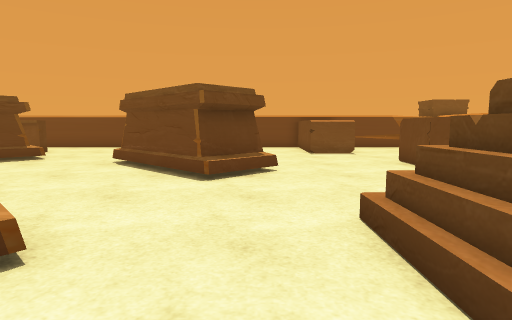
view 1 (above)

24 first-person views from a walk through a Unity game level. The camera is 1.3 m above the floor, tilts 6° down and sees 75° across. The floor is counted in squares, 1 m on a side. Each view is taken from the middle of a square. On the plan, view 1 faces up. The plan holds only what a view shows up to about 14 squares ahead; the rest is blank. The player character is not drawn. Some surface patterns are stand-ins.

view 2
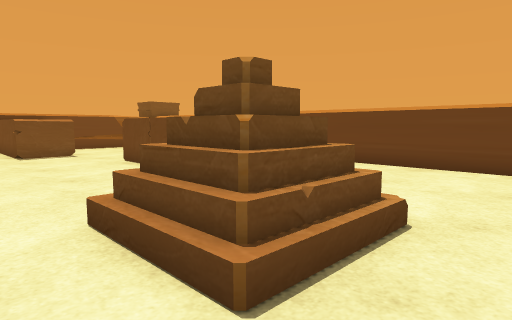

view 3
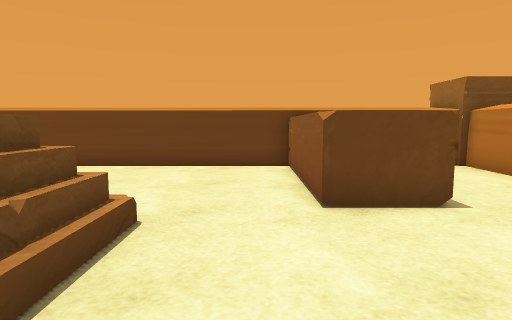

view 4
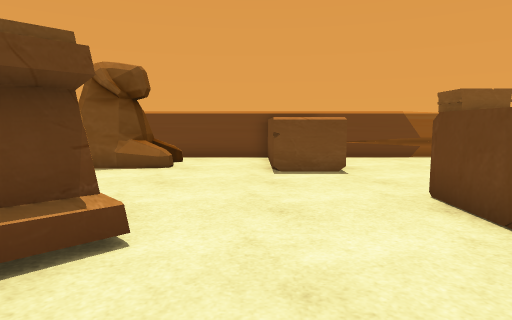

view 5
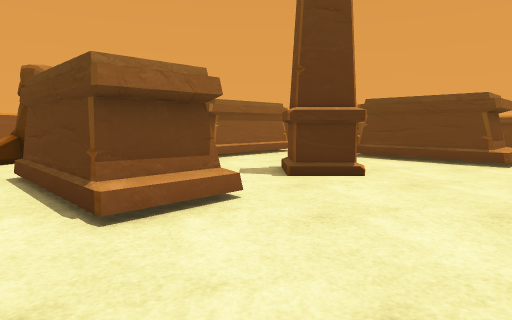

view 6
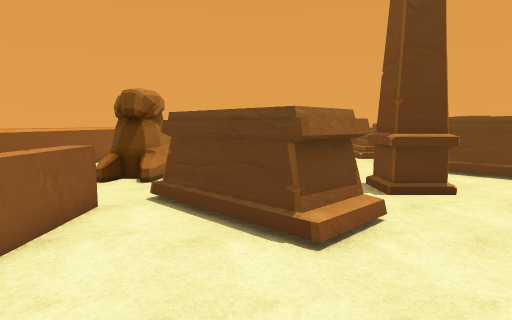

view 7
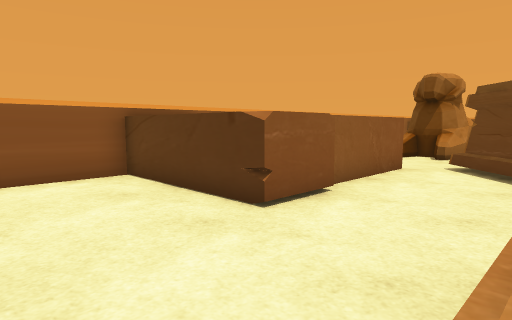

view 8
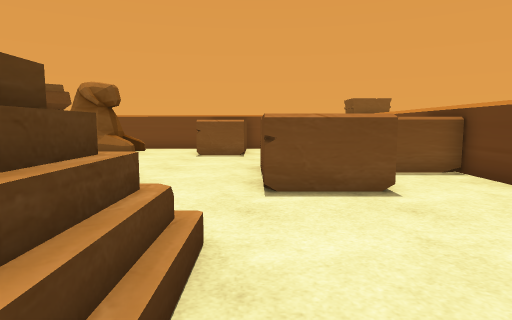

view 9
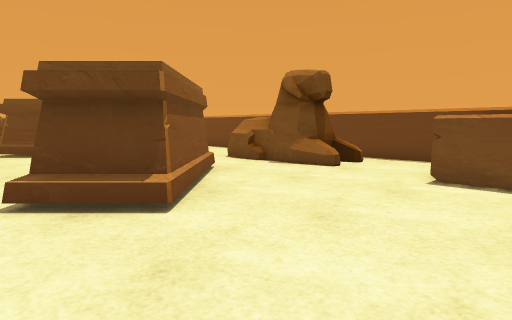

view 10
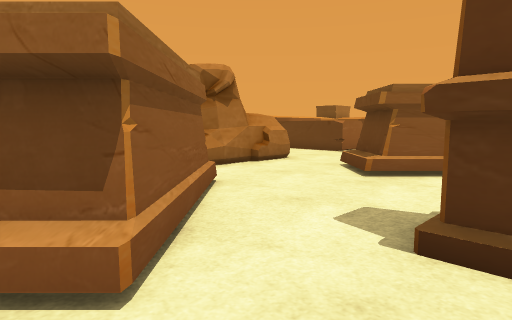

view 11
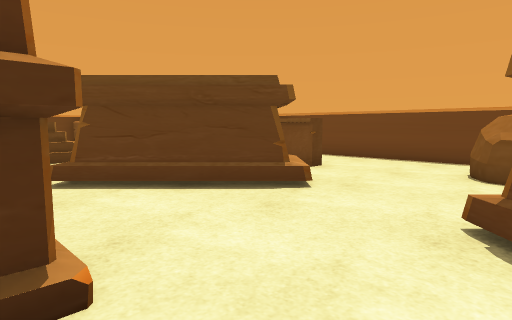

view 12
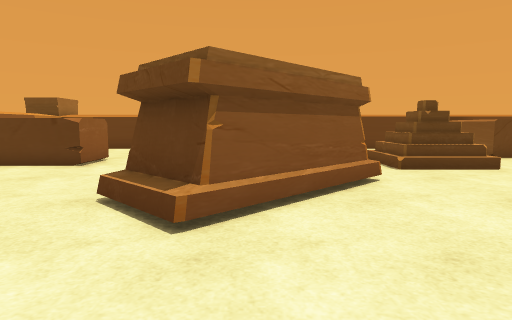

view 13
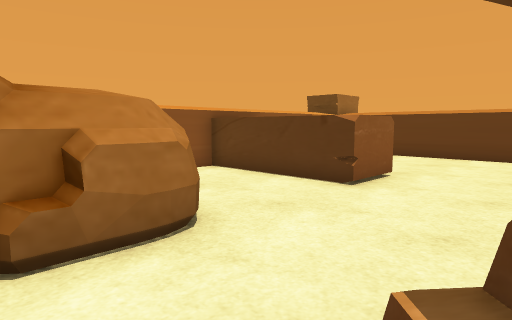

view 14
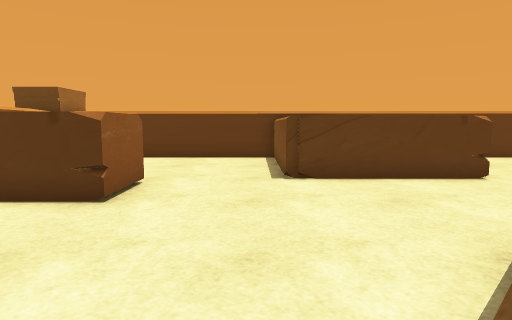

view 15
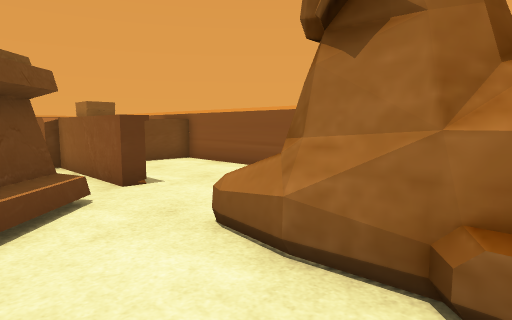

view 16
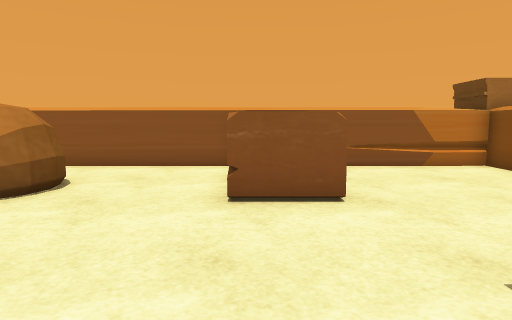

view 17
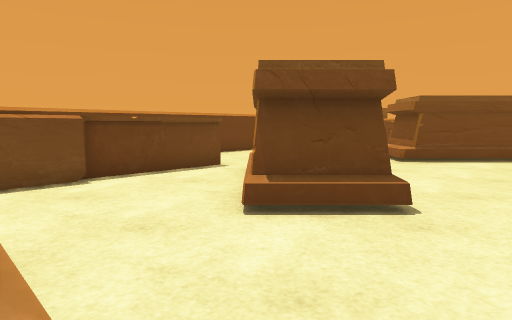

view 18
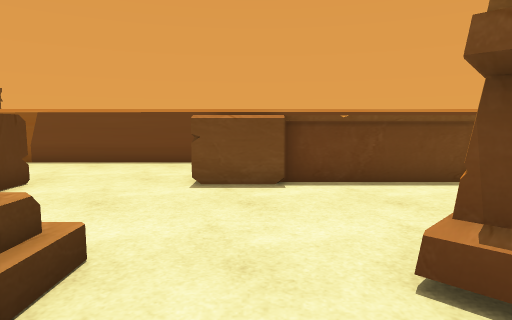

view 19
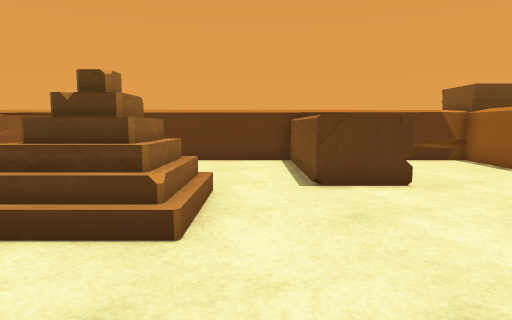

view 20
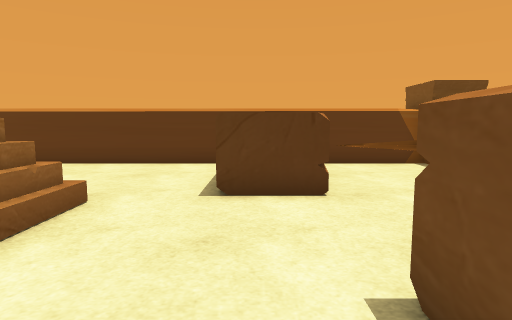

view 21
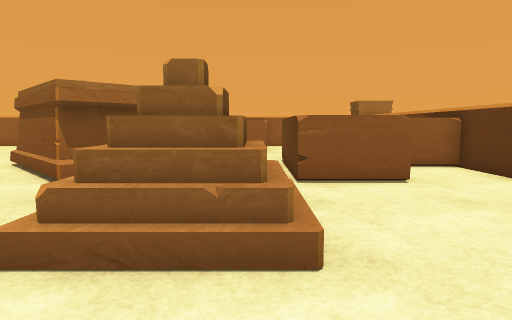

view 22
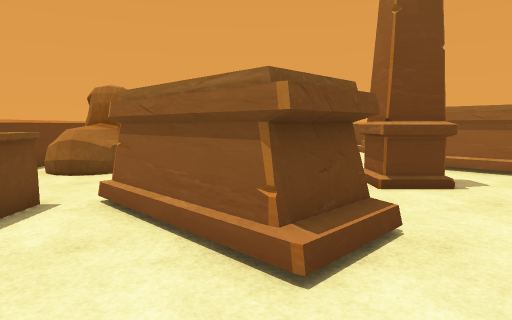

view 23
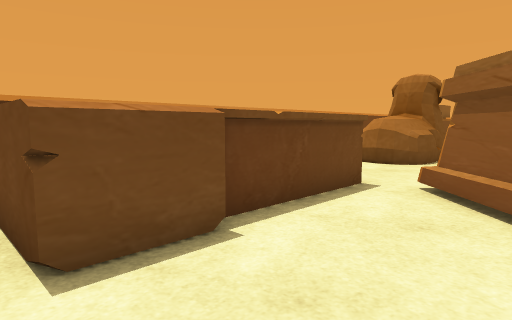

view 24
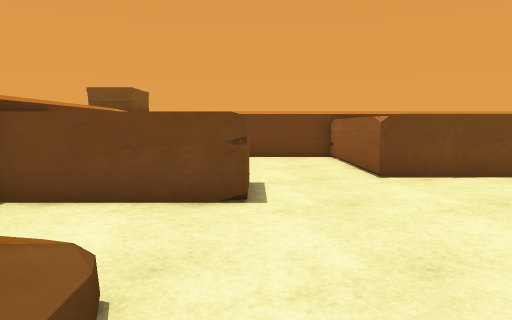

### Floor plan
Key: @ floor where view 1 was taken; # wall or solid block; . floor; / step, stairs or slope; ^ raised ledge; O other object.
Columns run from 25 left of view 1 to 11 right of it. Each row starts with its distance up from view 1.
 20 ###################################
 19 #........    .........  ....^  ....
 18 #........     .....OOOOOO...^ ....
 17 #........^    .....OOOOO....^ ....
 16 #........^ ^^^^^...OOOOO....^ ...
 15 ^    ^...^^.................^^......#
 14 ^    ^.........O....................#
 13 ^^^^^.........OOO.....O.............#
 12 ^............OOOO....OOO......#^^^^^^
 11 ^.....///...OOOO.....OOOO.....^     ^
 10 ^.....  /...OOO.......OOOO....^   ^^^
  9 ^.....  /....O.........OOO....^  ...#
  8 ^.....  /........##.....O.....^^^...#
  7 ^...... .........##.................#
  6 ^..^^^..  OO.....##......... .......#
  5 ^..  ^...OOOO............... .......#
  4 ^^   ^....  OO......OO.....  /......#
  3 ^    ^.....  OO....OOOO....  /......#
  2 ^^^^^^......OO....OO OO....///......#
  1 #.................O OO..............#
  0 #.................OOO....@..........#
 -1 #...........OO.................^^^^^^
 -2 #.....^^...OOOOOO...^^^^^^^...^     ^
 -3 #..... ^...OOOOOO.....    ^...^^    ^
 -4 #..... ^....   O   .....  ^......
 -5 ^....  ^.....       ....^ ^... ....
 -6 #....  ^......       ...^ ^...  ....#
 -7 ##############################    ###

Where each view was taken, in squares from view 1:
view 1: 0 up, 0 right, facing up
view 2: 0 up, 0 right, facing up-right
view 3: 0 up, 0 right, facing right
view 4: 6 up, 2 right, facing up
view 5: 5 up, 2 right, facing left
view 6: 2 up, 3 right, facing left
view 7: 2 up, 5 right, facing down-left
view 8: 1 up, 5 right, facing up
view 9: 7 up, 5 right, facing up-left
view 10: 7 up, 3 left, facing down-left
view 11: 7 up, 4 left, facing up-left
view 12: 4 up, 7 left, facing left
view 13: 2 up, 11 left, facing down-left
view 14: 1 up, 12 left, facing left
view 15: 1 up, 12 left, facing down-right
view 16: 4 up, 18 left, facing down
view 17: 7 up, 17 left, facing up-right
view 18: 8 up, 15 left, facing up
view 19: 12 up, 13 left, facing left
view 20: 14 up, 14 left, facing left
view 21: 14 up, 19 left, facing down
view 22: 11 up, 17 left, facing right
view 23: 12 up, 17 left, facing up-right
view 24: 15 up, 3 left, facing right
